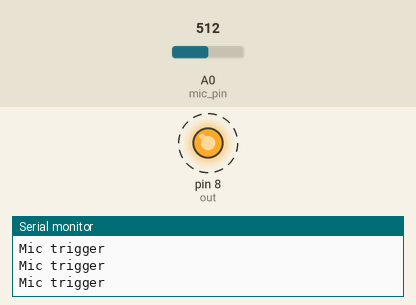
Recording of a sketch running on a simulated Arduino Uno, built with avr-gcc and run on an emulated ATmega328P. Shown: output pins drawn as LEDs (lit = HIGH), the last lines printed to the serial monitor. Dashed ring = blinking. The test bench sets the inputs (shaded band); at power-on: A0 (mic_pin) = 512.

Above: at 1.3 s.
1.4 s: A0 (mic_pin) set to 70
4.4 s: A0 (mic_pin) set to 58
At 5.2 s:
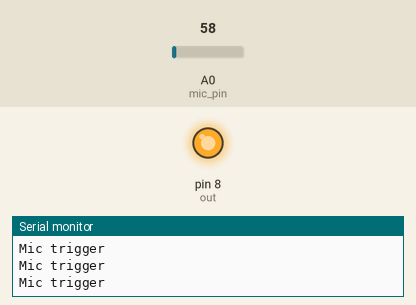
Timing chart, 0 to 7.4 s (numbered marks = the images above; inputs shaded):
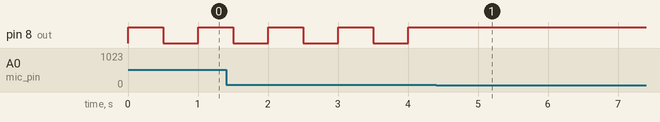

The sketch:

using-analog-input.ino
```cpp
#include <Arduino.h>

#define mic_analog_read_trigger 65

#define mic_pin A0
#define out 8

float mic_analog = 0;
bool is_trigger = 1;

void setup()
{
    Serial.begin(9600);

    Serial.println("READY");

    pinMode(mic_pin, INPUT);
    pinMode(out, OUTPUT);

    digitalWrite(out, HIGH);
}
void loop()
{
    mic_analog = analogRead(mic_pin);

    if (mic_analog >= mic_analog_read_trigger)
    {
        Serial.println("Mic trigger");
        digitalWrite(out, is_trigger);

        delay(500);

        is_trigger = !is_trigger;
    }
}
```

Measured:
- the behaviour switches between 65 and 64 on A0 (mic_pin) (found by bisection; images 0 and 1)
- after the input at 4.4 s, pin 8 (out): stops changing and stays HIGH
- by itself, pin 8 (out): alternates HIGH for 0.50 s and LOW for 0.50 s
